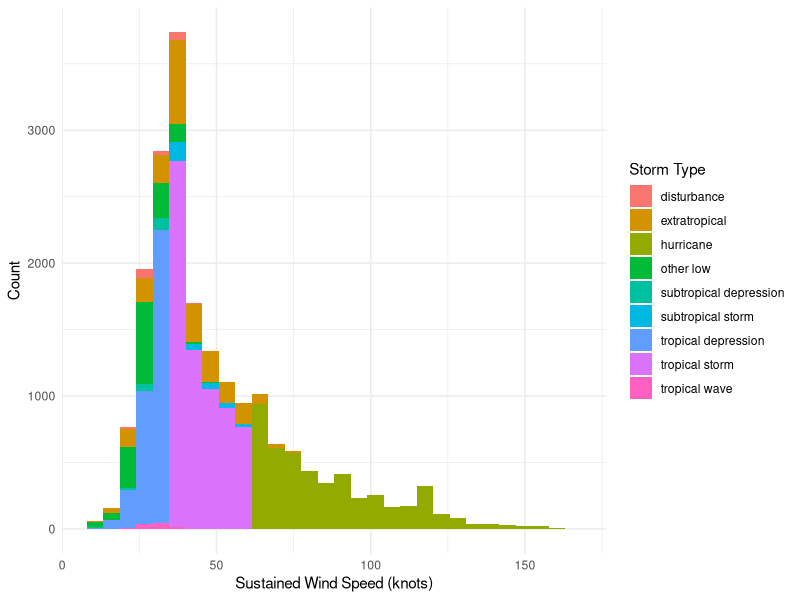
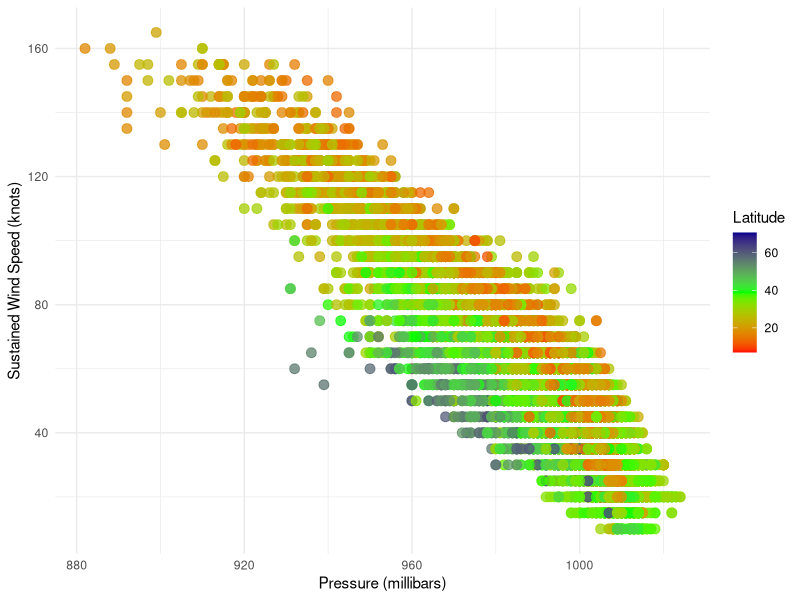
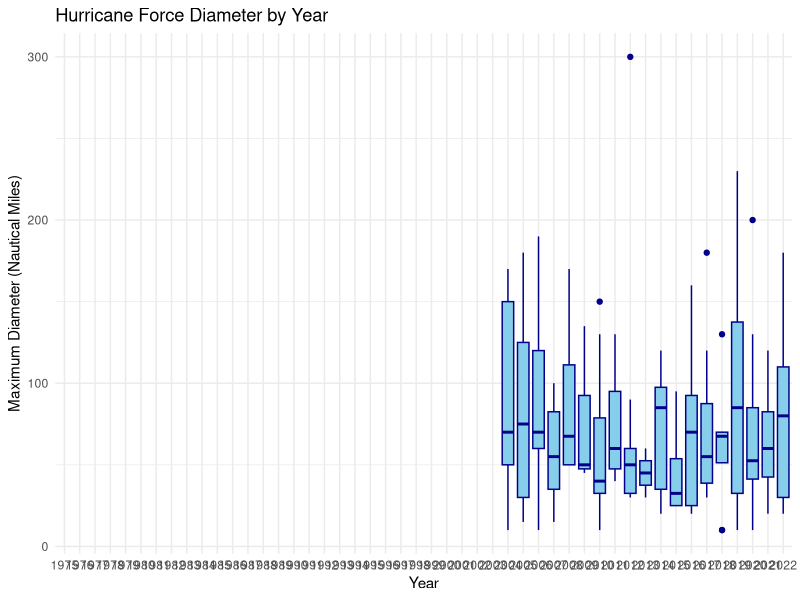
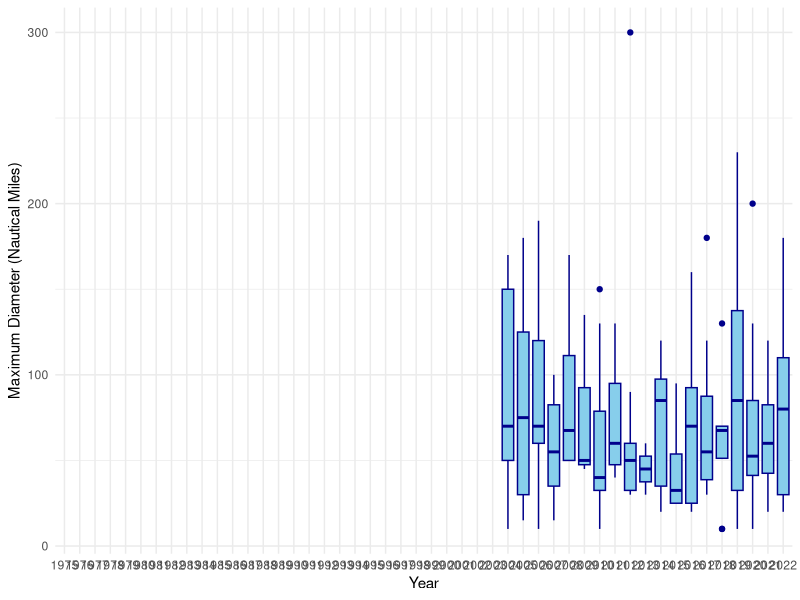

The R script that drew these images, in order:
## ---- chunk 1
knitr::opts_chunk$set(message = FALSE)
## ---- chunk 2
library(ggplot2)
library(dplyr)
data("storms")
glimpse(storms)
## ---- chunk 3
storms %>% 
  ggplot() +
  geom_histogram(aes(x = wind, fill = status)) +
  theme_minimal() +
  labs(fill = "Storm Type") +
  ylab("Count") +
  xlab("Sustained Wind Speed (knots)")
## ---- chunk 4
storms %>%
  ggplot() +
  geom_point(aes(x = pressure, y = wind, color = lat), alpha = 0.75, size = 3) +
  scale_color_gradientn(colors = c("red", "green", "darkblue")) +
  theme_minimal() +
  labs(color = "Latitude") +
  xlab("Pressure (millibars)") +
  ylab("Sustained Wind Speed (knots)")
## ---- chunk 5
# store hurricane diam. data in a new hurricanes object
hurricanes <- storms %>%
  filter(status == "hurricane") %>%
  group_by(name, year) %>%
  summarize(max_force_diameter = max(hurricane_force_diameter, na.rm = TRUE)) %>%
  filter(!is.na(max_force_diameter))
head(hurricanes)
## ---- chunk 6
hurricanes <- storms %>% 
  filter(status == "hurricane") %>%
  group_by(name, year) %>%
  summarize(max_force_diameter = max(hurricane_force_diameter, na.rm = TRUE)) %>%
  filter(!is.na(max_force_diameter))

hurricanes %>%
ggplot(aes(x = as.factor(year), y = max_force_diameter)) +
geom_boxplot(color = "darkblue", fill = "skyblue") +
theme_minimal() +
xlab("Year") +
ylab("Maximum Diameter (Nautical Miles)") +
ggtitle("Hurricane Force Diameter by Year")
hurricanes %>%
  ggplot() +
  geom_boxplot(aes(x = as.factor(year), y = max_force_diameter),
               color = "darkblue", fill = "skyblue") +
  theme_minimal() +
  xlab("Year") +
  ylab("Maximum Diameter (Nautical Miles)")

## ---- chunk 7
#test commit
